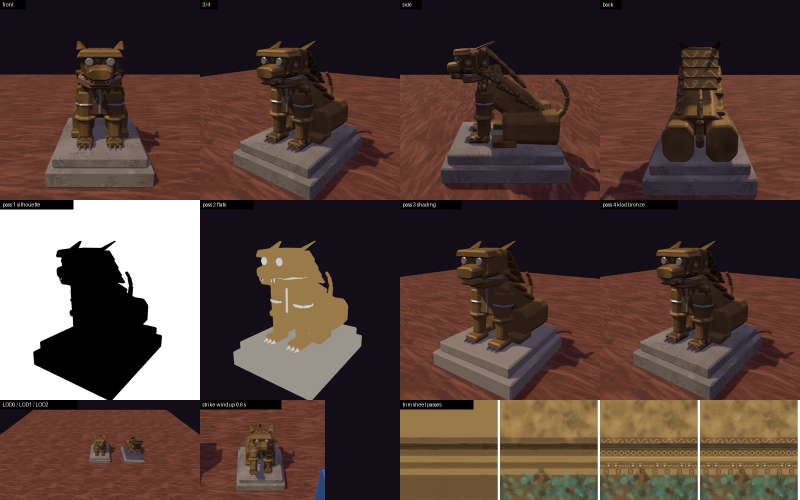
#> input picture art/beast/round1/beast_sample_sheet.png, 1600 x 1000 px, given in place of 79bfa46a-image.png, which was not available (shown at 1/2 size)
$ python prep_render.py
#> lines starting #> are read from the running program, lines starting #| are printed output that depends on the picture; after the words box and inside, x2 and y2 are one past the last pixel; in counts of white or black regions, pixels touching at a corner belong together
#!/usr/bin/env python3
"""Cut the side 3D render out of its background and base, face it right, and hand it to klad pixelize at sprite size."""
import subprocess, shutil, sys
import numpy as np
from PIL import Image
K = '/home/claude/klad/src/target/linux/release/klad'
SRC = '/mnt/user-data/uploads/79bfa46a-image.png'; H = 58
HEX = {'ink': '#1b1d2e', 'steel-1': '#3a4560', 'steel-2': '#5f6d8c', 'steel-3': '#8f9db8', 'steel-4': '#c5cfdd', 'steel-5': '#f4f7fb', 'brass-1': '#8c5a1e',
       'brass-2': '#d99a2b', 'brass-3': '#ffd765', 'cloth-1': '#25503a', 'cloth-2': '#3f8454', 'glow-1': '#a8f4ee', 'leather-1': '#b8403a'}
a = np.array(Image.open(SRC).convert('RGB')).astype(int); bg = a[5, 5]
#> after `bg = a[5, 5]`: bg = [0, 0, 0]
fig = np.abs(a - bg).sum(-1) > 40
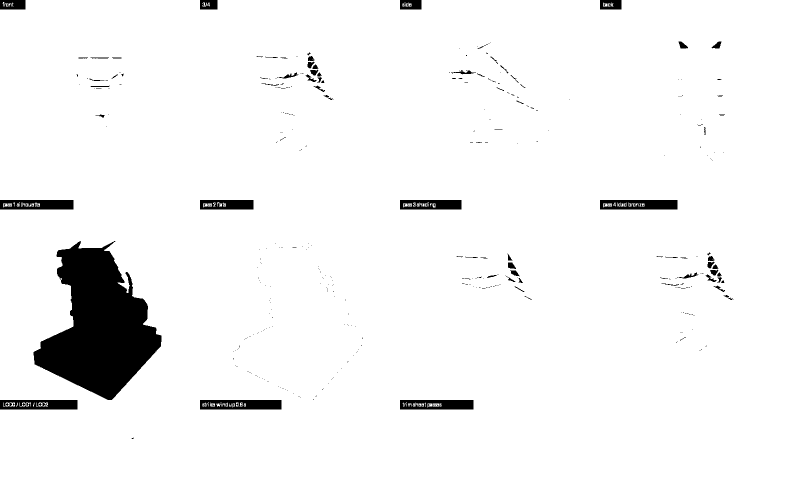
#> fig: shape (1000, 1600) bool (shown at 1/2 size); 95.6% white; 424 black regions (357 under 20 px), largest, box (x1, y1, x2, y2) and area: (67, 482, 323, 800) 45231, (400, 800, 563, 819) 2746, (1200, 400, 1355, 419) 2600
warm = a[..., 0] - a[..., 2]; yy = np.arange(a.shape[0])[:, None]
#> after `warm = a[..., 0] - a[..., 2]`:
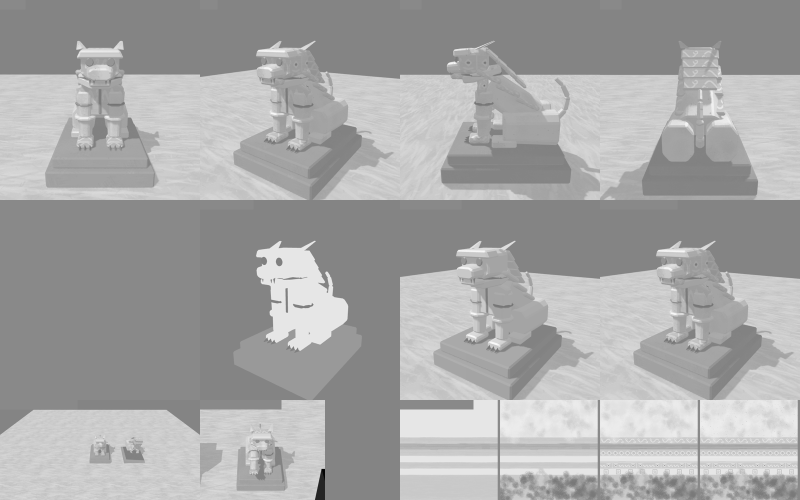
#> warm: shape (1000, 1600) int64 (shown at 1/2 size); min -120, max 103, mean 26.3; drawn with min black and max white
#> after `yy = np.arange(a.shape[0])[:, None]`: yy = 1000 values from 0 to 999
fig &= ~((warm > 8) & (warm < 60) & (yy > 1650))                       # the brown base and its shadow
ys = np.nonzero(fig.sum(1) > 6)[0]; top = ys.min()
#> after `ys = np.nonzero(fig.sum(1) > 6)[0]`: ys = 1000 values from 0 to 999
#> after `top = ys.min()`: top = 0
rows = fig.sum(1); bot = max(y for y in ys if y < 1960 and rows[y] > 150)   # last wide row of the soles
#> after `rows = fig.sum(1)`: rows = 1000 values, max 1600 at index 19, min 1068 at index 400, mean 1530.2
#> after `bot = max((y for y in ys if y < 1960 and rows[y] > 150))`: bot = 999
fig[bot + 1:] = False; xs = np.nonzero(fig.any(0))[0]
#> after `xs = np.nonzero(fig.any(0))[0]`: xs = 1600 values from 0 to 1599
rgba = np.dstack([a, fig * 255]).astype('uint8')[top:bot + 1, xs.min():xs.max() + 1][:, ::-1]
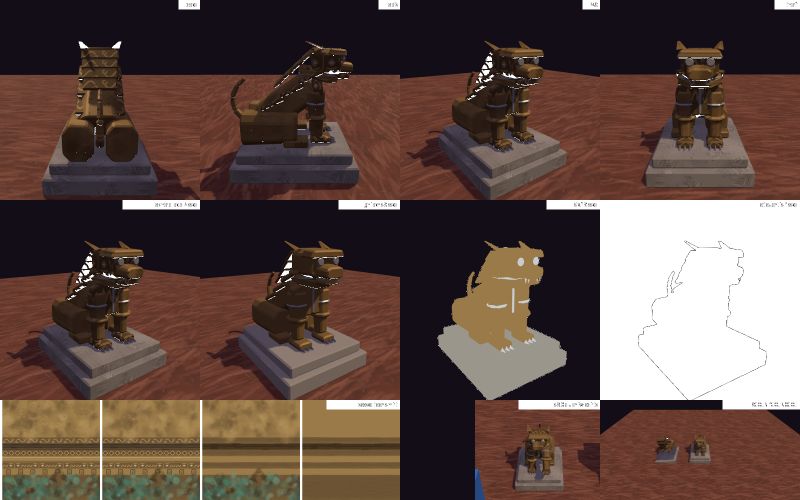
#> rgba: shape (1000, 1600, 4) (shown at 1/2 size); mean R, G, B, A 83.1, 63.4, 56.8, 243.9; transparent parts drawn white
Image.fromarray(rgba).save('side/render_cut.png'); print('cut', rgba.shape, 'rows', top, bot)
#| cut (1000, 1600, 4) rows 0 999
b = 'side/render_px.klad'; shutil.rmtree(b, ignore_errors=True); subprocess.run([K, 'new', b, '--pixel', '64x64'])
#> (this line was passed over: subprocess is not available in this run)
#> (the run stopped early here; a loop or call above may not have finished)
